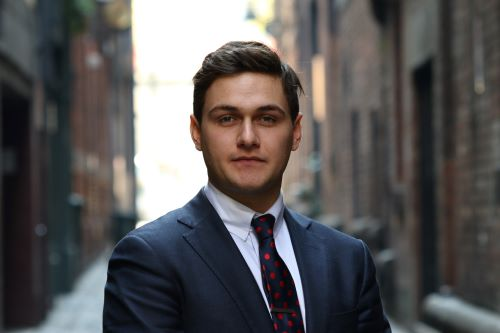
#> input picture test4.jpg, 500 x 333 px, found by its file name
$ python facedetection.py
#> lines starting #> are read from the running program, lines starting #| are printed output that depends on the picture; after the words box and inside, x2 and y2 are one past the last pixel; in counts of white or black regions, pixels touching at a corner belong together
#Face Detection with Python using OpenCV:-

#Import the OpenCV library
import cv2

#Using the pre-trained classifier from OpenCV
face_cascade = cv2.CascadeClassifier('haarcascade_frontalface_default.xml') #Load the cascade

#Upload the imput image
img = cv2.imread('test4.jpg') #Read the input image
#> img is the input picture: shape (333, 500, 3); mean B, G, R 88.7, 88.4, 90.6

#Perform face detection
faces = face_cascade.detectMultiScale(img, 1.1, 4) #Detect faces
#> faces = [[189, 72, 118, 118]]

#Drawing rectangle around the faces
#Draw rectangle around the faces
for (x, y, w, h) in faces:
  cv2.rectangle(img, (x, y), (x+w, y+h), (255, 0, 0), 2)
#> this loop made 1 pass
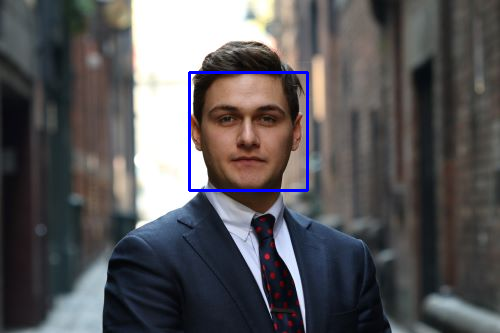
#> img: shape (333, 500, 3); 0.85% of pixels changed, all inside (x1, y1, x2, y2) = (188, 71, 309, 192)

#Exporting the image file
#Export the result
cv2.imwrite("face_detected.png", img)
print('Photo successfully exported!')

#o/p:- "Photo successfully exported!"

$ run again, with elonmusk2.jpg copied over test4.jpg
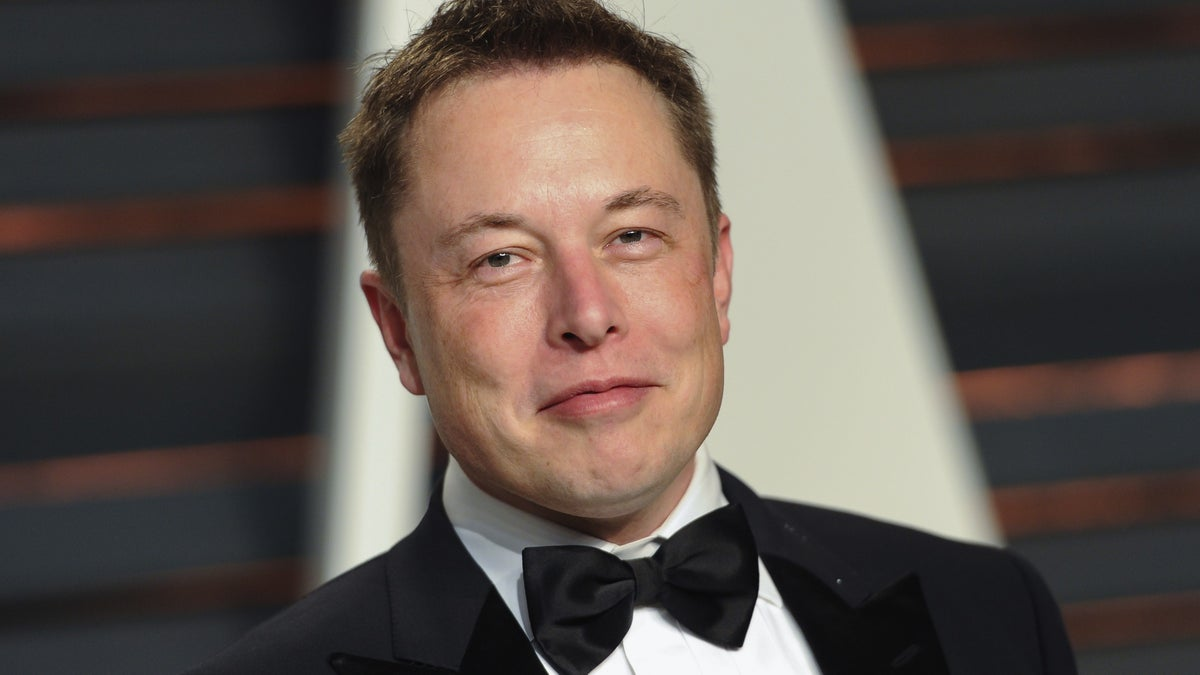
#> input picture elonmusk2.jpg, 1200 x 675 px, found by its file name
#> img is the input picture: shape (675, 1200, 3); mean B, G, R 77.7, 83.6, 92.9
#> faces = [[380, 92, 392, 392]]
#> the loop `for (x, y, w, h) in faces:` made 1 pass
#> after the loop `for (x, y, w, h) in faces:`:
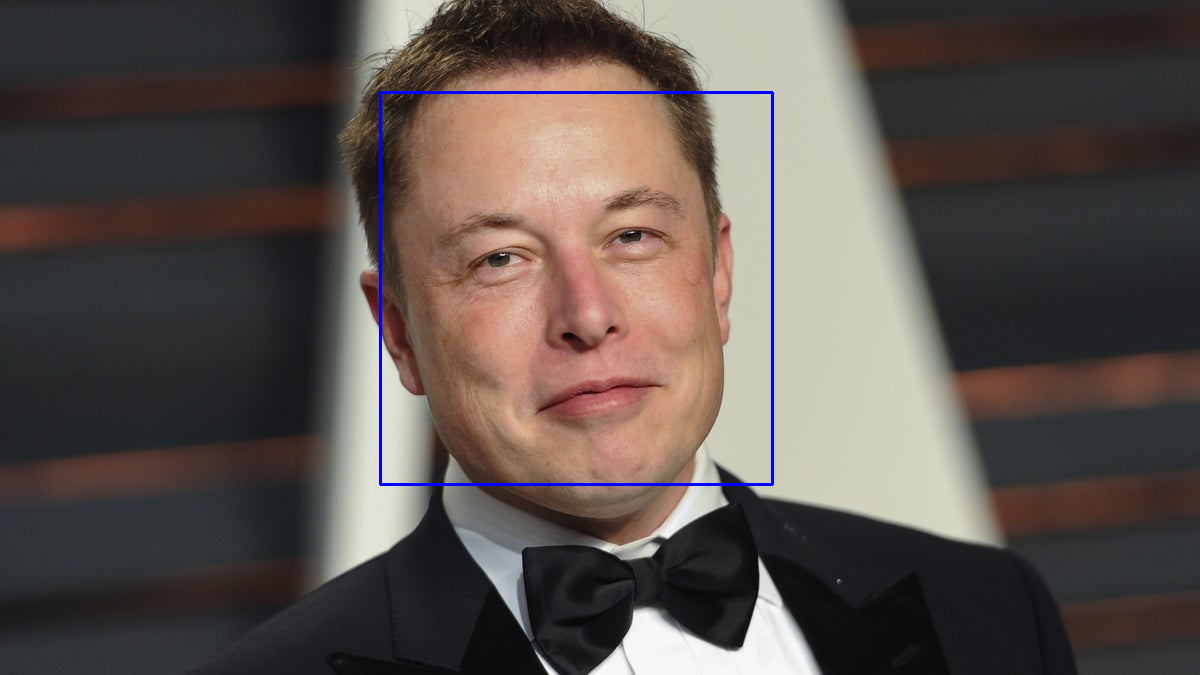
#> img: shape (675, 1200, 3); 0.58% of pixels changed, all inside (x1, y1, x2, y2) = (379, 91, 774, 486)
